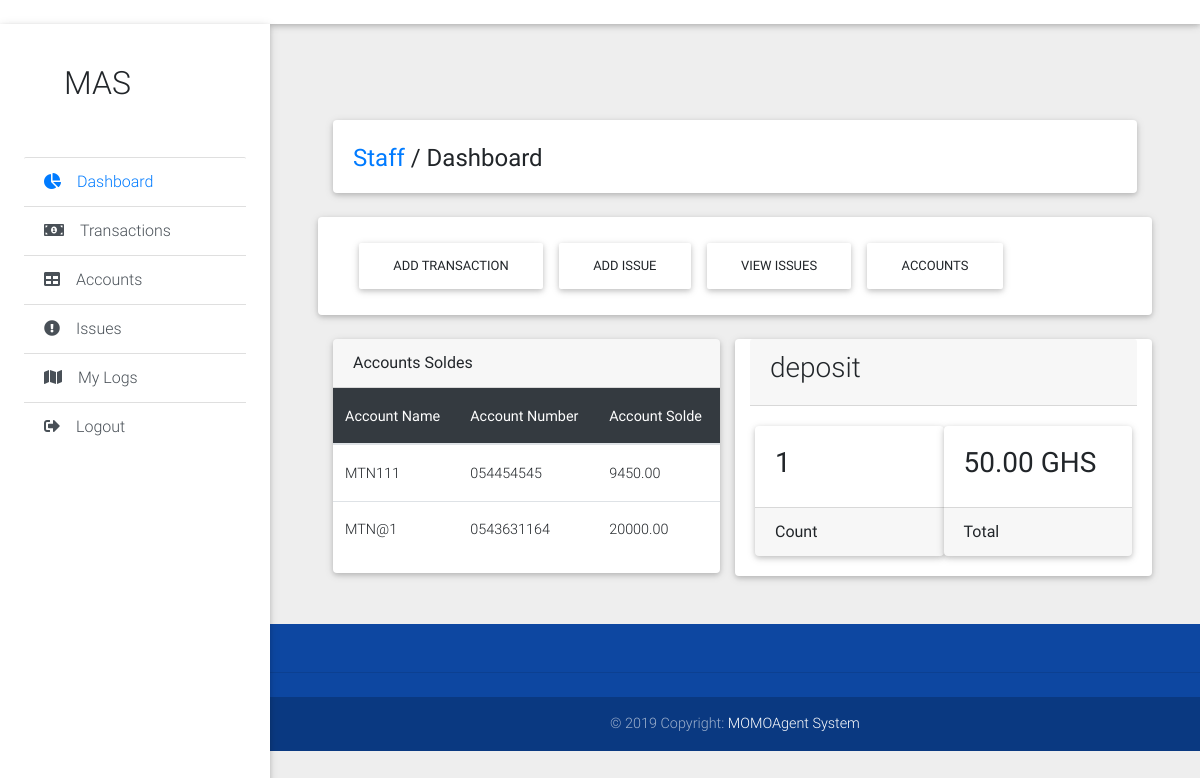
The app's page /staff/index.php, older data.
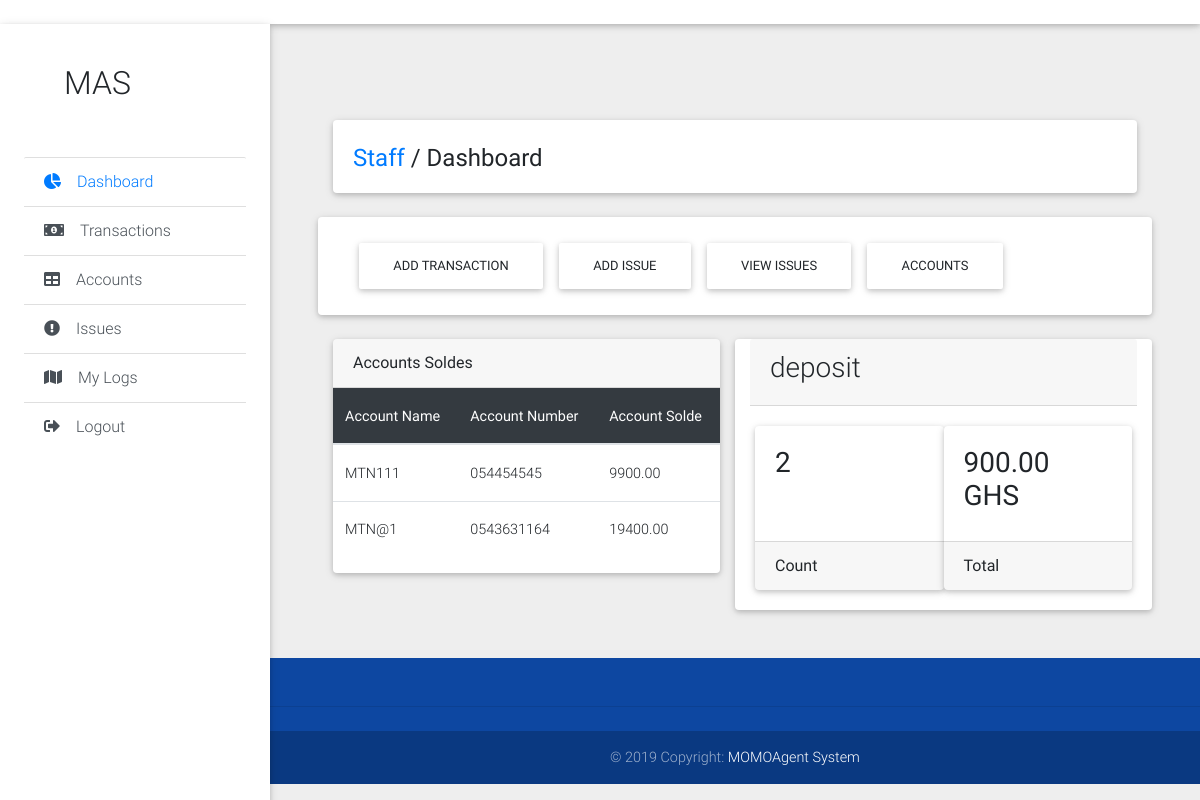
The same page, newer data.
### tables this page shows
CREATE TABLE `account` (
  `acc_id` int(11) NOT NULL,
  `acc_type` varchar(25) NOT NULL,
  `solde` decimal(10,2) NOT NULL,
  `acc_name` varchar(55) NOT NULL,
  `acc_number` varchar(11) NOT NULL
);

### staff/index.php (the view, shortened to what this page needs)
<!DOCTYPE html>
<html lang="en">
<?php include_once 'static/head.php';
include_once("../db.php");
$result = $pdo->query("SELECT * FROM account");
$accs = $result->fetchAll();
$trans_q = 'SELECT type, COUNT(type) as count, SUM(amount) as amount FROM transaction GROUP BY type';
$trans_sth = $pdo->query($trans_q);
$trans_count = $trans_sth->fetchAll();
?>
<body class="grey lighten-3">
  <header>
<?php include_once 'static/navbar.php'; ?>
<?php include_once 'static/sidebar.php'; ?>
  </header>
  <main class="pt-5 mx-lg-5">
    <div class="container-fluid mt-5">
      <div class="card mb-4 wow fadeIn">
        <div class="card-body d-sm-flex justify-content-between">
          <h4 class="mb-2 mb-sm-0 pt-1">
            <a href="#" >Staff</a>
            <span>/</span>
            <span>Dashboard</span>
          </h4>
        </div>
      </div>
      <div class="row fadeIn">
        <section class="card col-12 mb-4">
          <nav class="card-body ">
            <a href="addtransaction.php" class="btn">Add Transaction</a>
            <a href="addissue.php" class="btn">Add issue</a>
            <a href="issues.php" class="btn">view issues </a>
            <a href="accounts.php" class="btn">Accounts </a>
          </nav>
        </section>
        <section class="col-md-6 " >
          <div class="card">
          <div class="card-header">Accounts Soldes</div>
          <div>
            <table class="table">
              <thead class="table-dark">
                <tr >
                  <th>Account Name</th>
                  <th>Account Number</th>
                  <th>Account Solde</th>
                </tr>
              </thead>
              <tbody>
                <?php foreach ($accs as $acc ): ?>
                <tr>
                  <td><?=$acc['acc_name']?></td>
                  <td><?=$acc['acc_number']?></td>
                  <td><?=$acc['solde']?></td>
                </tr>
                <?php endforeach ?>
              </tbody>
            </table>
          </div>
          </div>
        </section>
        <section class="col-md-6" >
          <?php foreach ($trans_count as $trans_type): ?>
        <div class="row mb-4">
            <section class="col-12 card">
              <header class="card-header">
                <h3><?=$trans_type['type'] ?></h3>
              </header>
              <div class="card-body row">
                <div class="card col p-0">
                  <div class="card-body">
                    <h3><?=$trans_type['count']?></h3>
                  </div>
                  <div class="card-footer">Count</div>
                </div>
                <div class="card col p-0">
                  <div class="card-body">
                    <h3><?=$trans_type['amount']?> GHS</h3>
                  </div>
                  <div class="card-footer">Total</div>
                </div>
              </div>
          </div>
<?php endforeach ?>
        </section>
      </div>
    </div>
  </main>
<?php include_once 'static/footer.php'; ?>
</body>
</html>

### staff/static/head.php (shortened to what this page needs)
<!DOCTYPE html>
<html lang="en">
<head>
  <link rel="stylesheet" href="https://use.fontawesome.com/releases/v5.11.2/css/all.css">
  <link href="../css/bootstrap.min.css" rel="stylesheet">
  <link href="../css/mdb.min.css" rel="stylesheet">
  <link href="../css/style.min.css" rel="stylesheet">
</head>

### staff/static/navbar.php (shortened to what this page needs)
<nav class="navbar fixed-top navbar-expand-lg navbar-light white scrolling-navbar">
</nav>

### staff/static/sidebar.php
<div class="sidebar-fixed position-fixed">
  <a class="logo-wrapper waves-effect">
    <h2>MAS</h2>
  </a>
  <div class="list-group list-group-flush">
    <a href="index.php" class="list-group-item waves-effect">
      <i class="fas fa-chart-pie mr-3"></i>Dashboard
    </a>
    <a href="transactions.php" class="list-group-item list-group-item-action waves-effect">
      <i class="fas fa-money-bill-alt mr-3"></i>Transactions</a>
    <a href="accounts.php" class="list-group-item list-group-item-action waves-effect">
      <i class="fas fa-table mr-3"></i>Accounts</a>
    <a href="issues.php" class="list-group-item list-group-item-action waves-effect">
       <i class="fas fa-exclamation-circle mr-3"></i>Issues</a>
    <a href="mylogs.php" class="list-group-item list-group-item-action waves-effect">
      <i class="fas fa-map mr-3"></i>My Logs</a>
    <a href="logout.php" class="list-group-item list-group-item-action waves-effect">
      <i class="fas fa-sign-out-alt mr-3"></i>Logout</a>
  </div>
</div>

### staff/static/footer.php
<footer class="page-footer text-center font-small primary-color-dark darken-2 mt-4 wow fadeIn">
  <div class="pt-4">
  </div>
  <hr class="my-4">
  <div class="footer-copyright py-3">
    © 2019 Copyright:
    <a href="#" target="_blank"> MOMOAgent System </a>
  </div>
</footer>

Row changes from the older to the newer data that the page shows:
changed account "MTN111": solde "9450.00" → "9900.00"
changed account "MTN@1": solde "20000.00" → "19400.00"
Text that changed along with them:
new list line: "deposit 2 Count 900.00 GHS Total"
list line gone: "deposit 1 Count 50.00 GHS Total"
